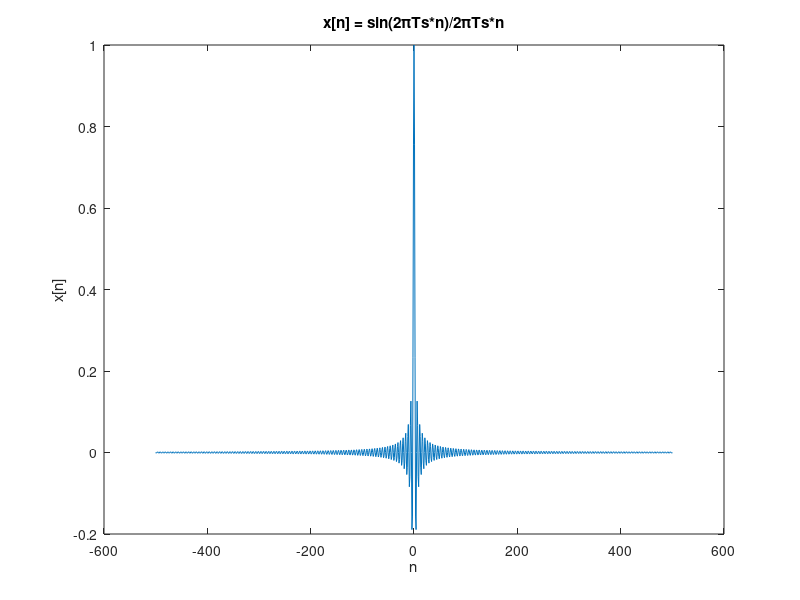
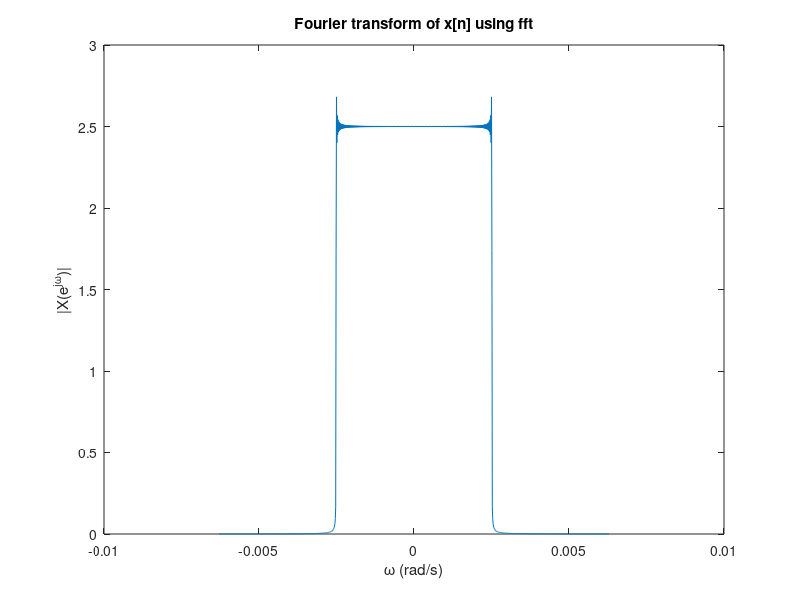
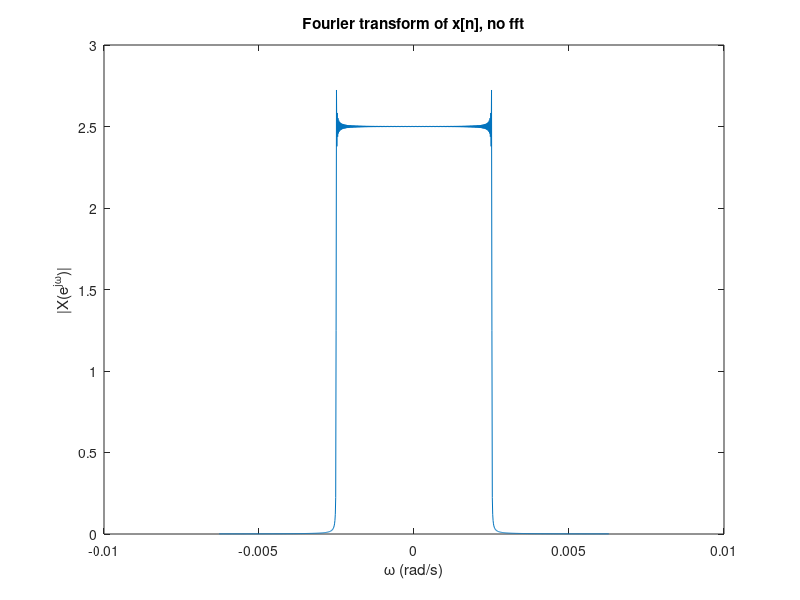
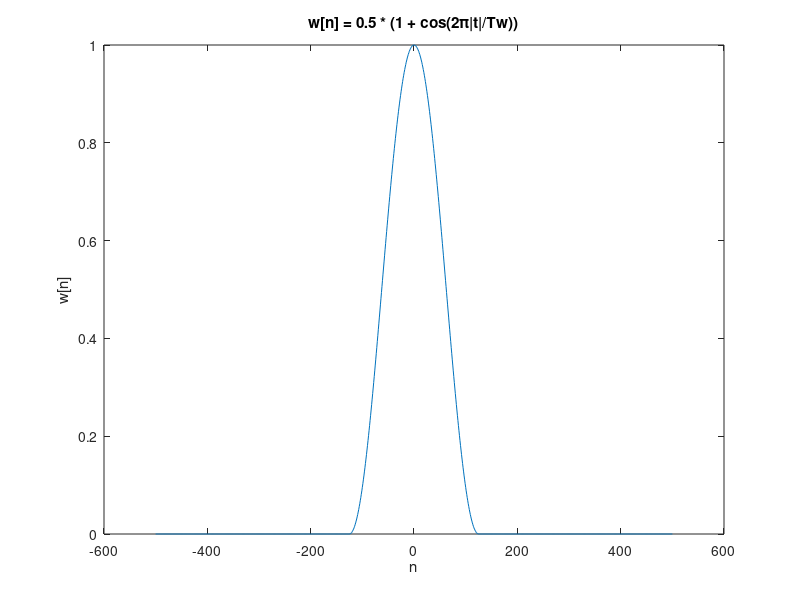

MATLAB code to generate these figures, in order:
clear all;
clc;

%% Question (a)
T = 100; 
N1 = 500;
T_s = T/N1;
N = 2 * N1 + 1;
n = linspace(-N1, N1, N);
x = sinc(2*T_s*n);
omega = 2 * pi / (2 * N1);

figure % Figure 1 - x[n] = sin(2πTs*n)/2πTs*n
plot(n, x) % Generate Continuous Signal
% stem(n, x, 'filled') % Generate Discrete Signal
title('x[n] = sin(2πTs*n)/2πTs*n')
xlabel('n')
ylabel('x[n]')

%% Question (b)
X_jw = fft(x);
f = linspace(-omega, omega, N);

figure % Figure 2 - Fourier transform of x[n] using fft
plot(f, abs(fftshift(X_jw)))
title('Fourier transform of x[n] using fft')
xlabel('ω (rad/s)')
ylabel('|X(e^{jω})|')

%% Question (c)
X_s = zeros(1, N); % Implementation of DTFT

for k = -N1 : N1
    for m = -N1 : N1
        X_s(1, k + N1 + 1) = X_s(1, k + N1 + 1) + x(m + N1 + 1) * exp(-1j * k * omega * m);
    end
end

% For comparing fft and Fourier transform from definition
% figure
% plot(f, abs(fftshift(X_jw)), 'b', f, abs(X_s), 'r')
% xlabel('ω (rad/s)')
% ylabel('|X(e^{jω})|')

figure % Figure 3 - Fourier transform of x[n], no fft
plot(f, abs(X_s))
title('Fourier transform of x[n], no fft')
xlabel('ω (rad/s)')
ylabel('|X(e^{jω})|')


%% Question (d)
T_w = T/2;
w = 0.5*(1 + cos(2*pi*T_s*n/T_w));
for m = -N1:N1
    if abs(m * T_s) > T_w / 2
        w(m + N1 + 1) = 0;
    end    
end

figure % Figure 4 - w[n]
plot(n, w)
title('w[n] = 0.5 * (1 + cos(2π|t|/Tw))')
xlabel('n')
ylabel('w[n]')

%% Question (e)
y = x.*w; % element-wise multiplication

% For comparing x[n] and y[n]
% figure
% plot(n, x, 'b', n, y, 'r')
% xlabel('n')

figure % Figure 5 - y[n] = x[n]w[n]
plot(n, y);
title('y[n] = x[n]w[n]')
xlabel('n')
ylabel('y[n]')

%% Question (f)
y_fft = fft(y);

figure % Figure 6 - Fourier transform of y[n] = x[n]w[n] using fft
plot(f, abs(fftshift(y_fft)))
title('Fourier transform of y[n] = x[n]w[n] using fft')
xlabel('ω (rad/s)')
ylabel('|Y(e^{jω})|')
